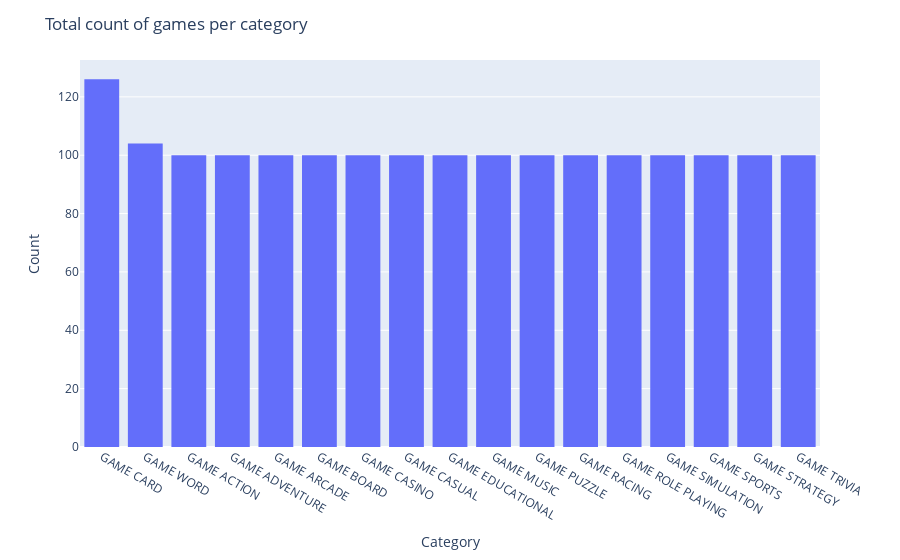

The cell this chart's notebook holds for it:
### Code cell
# categorical data visualization
fig = px.histogram(data, x ='category')

fig.update_layout(xaxis={'categoryorder':'total descending'},
                  title_text ='Total count of games per category',
                  xaxis_title_text ='Category',
                  yaxis_title_text ='Count',
                  bargap =0.2)
fig.show()

### Figure 1 — Plotly figure (JSON) as saved in the notebook; plotly's stock layout.template omitted (floating-point values rounded to 4 significant figures; data arrays with more than 128 entries replaced by an {"elided": "..."} marker saying what was removed)
{"data": [{"alignmentgroup": "True", "bingroup": "x", "hovertemplate": "category=%{x}<br>count=%{y}<extra></extra>", "legendgroup": "", "marker": {"color": "#636efa"}, "name": "", "offsetgroup": "", "orientation": "v", "showlegend": false, "type": "histogram", "x": {"elided": "1730 str values"}, "xaxis": "x", "yaxis": "y"}], "layout": {"bargap": 0.2, "barmode": "relative", "legend": {"tracegroupgap": 0}, "margin": {"t": 60}, "title": {"text": "Total count of games per category"}, "xaxis": {"anchor": "y", "categoryorder": "total descending", "domain": [0, 1], "title": {"text": "Category"}}, "yaxis": {"anchor": "x", "domain": [0, 1], "title": {"text": "Count"}}}}
